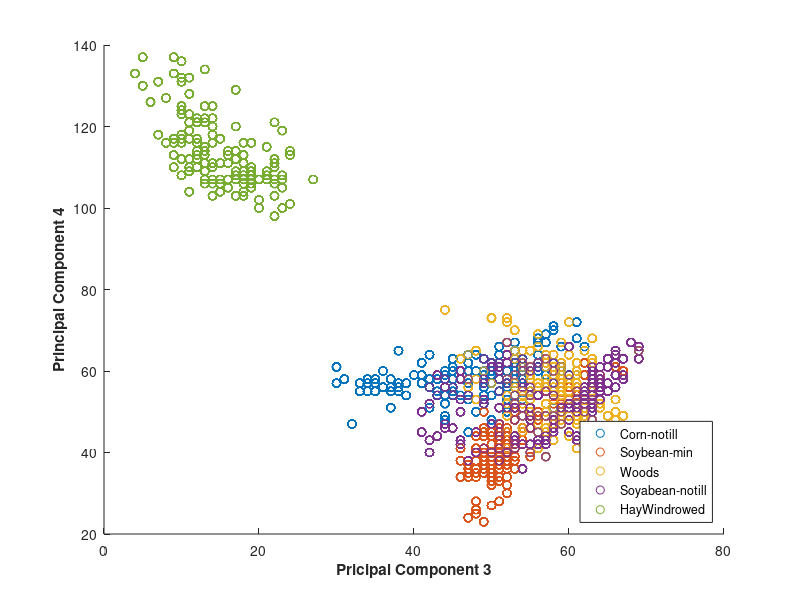

Source code (MATLAB):
result1 = [];
result2 = [];
resultcv = [];
for i= 1:20
   %training data;
    load pctrain.txt;
    train=pctrain;
    clear pctrain;
    label_train = train(:,1);
gscatter(train(:,5),train(:,6),label_train);
 b=legend('Corn-notill','Soybean-min','Woods','Soyabean-notill','HayWindrowed');
set(b,'Location','SouthEast');
xlabel('Pricipal Component 3','FontWeight','bold');
ylabel('Principal Component 4','FontWeight','bold');    

    train(:,1:2)=[];
    train = train(:,1:i);
    mx_train = max(train(:));
    mn_train = min(train(:));
    
    %test data;
    load pctest.txt;
    test = pctest;
    clear pctest;
    label_test = test(:,1);
    test(:,1:2)=[];
    test = test(:,1:i);
    mx_test = (max(test(:)));
    mn_test = min(test(:));
    
    train = (train-mn_train) ./ (mx_train-mn_train);
    test = (test-mn_test) ./ (mx_test-mn_test);

    addpath('I:\libsvm-3.22\matlab');
    
  bestc=3; bestg=0  ; 
   
    
%   bestcv=0; bestc=0; bestg=0;
%    for c = 0:1:5
%       for g = 0:0.5:8
%             cmd=['-t 2 -v 10 -c ',num2str(c), ' -g 4', num2str(g)];
%            cv = svmtrain(label_train, train, cmd);
%          if(cv>bestcv)
%                bestcv=cv; bestc=c; bestg=g;
%             end
%             fprintf('%g   %g  %g (best c=%g, g=%g, rate=%g)\n', c, g, cv, bestc, bestg, bestcv);
%        end
%     end
%      
%     resultcv = [resultcv bestcv];
    cmd=['-t 2 -c ',num2str(bestc), ' -g 4', num2str(bestg)];
    
    
   model = svmtrain(label_train,train,cmd);
%     fprintf('\n\nTraining Data Accuracy: \n\n ');
%     [predict_label, trainingaccuracy, dec_values]= svmpredict(label_train, train, model);
%     result1 = [result1 trainingaccuracy(1)];
   
    fprintf('\n\nTest Data Accuracy: \n\n ');
    [predict_label, testaccuracy, dec_values] = svmpredict(label_test, test, model);
    result2 = [result2 testaccuracy(1)];
end

s = mean(result2) ;


